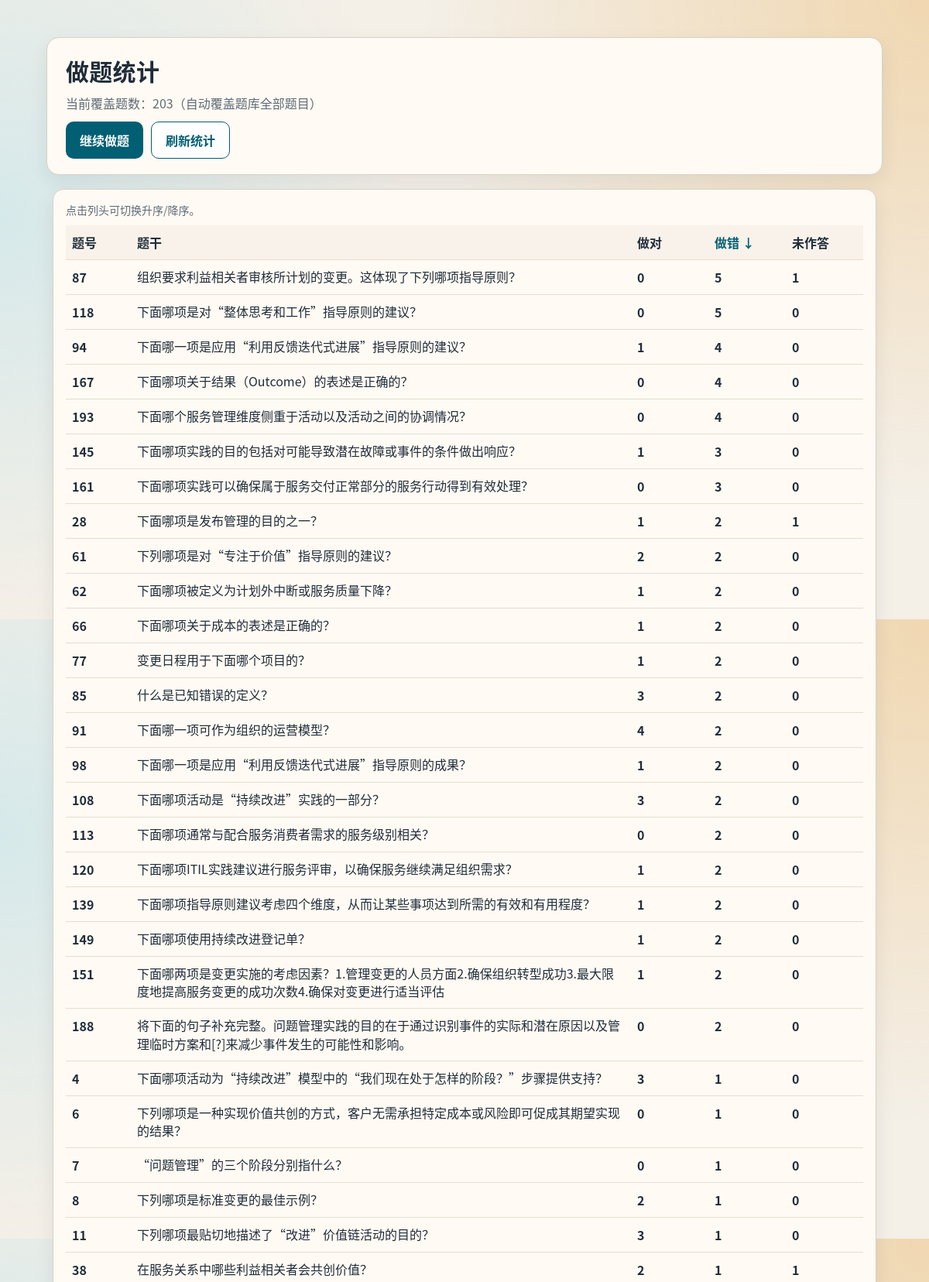
Screenshot of /stats?sort=wrong&order=desc (upper part) with the database file from the repository.
### tables this page shows
CREATE TABLE questions (
            id INTEGER PRIMARY KEY AUTOINCREMENT,
            question_number INTEGER UNIQUE NOT NULL,
            question_text TEXT NOT NULL,
            option_a TEXT NOT NULL,
            option_b TEXT NOT NULL,
            option_c TEXT NOT NULL,
            option_d TEXT NOT NULL,
            correct_answer TEXT NOT NULL CHECK (correct_answer IN ('A', 'B', 'C', 'D'))
        );

### app.py (the view)
@app.route("/stats", methods=["GET"])
def stats_page():
    sync_stats_questions()
    sort_key = request.args.get("sort", "question")
    order = request.args.get("order", "asc")
    rows, normalized_sort, normalized_order = query_stats_rows(sort_key, order)
    next_orders: dict[str, str] = {}
    for key in SORT_FIELD_MAP:
        if key == normalized_sort:
            next_orders[key] = "desc" if normalized_order == "asc" else "asc"
        else:
            next_orders[key] = "asc" if key == "question" else "desc"
    return render_template(
        "stats.html",
        stats_rows=rows,
        total_questions=len(rows),
        sort_key=normalized_sort,
        sort_order=normalized_order,
        next_orders=next_orders,
    )

### app.py (called while the page is built)
def open_db_connection() -> sqlite3.Connection:
    connection = sqlite3.connect(DB_PATH)
    connection.execute("PRAGMA journal_mode=OFF")
    connection.execute("PRAGMA synchronous=OFF")
    return connection

def open_stats_connection() -> sqlite3.Connection:
    connection = sqlite3.connect(STATS_DB_PATH)
    connection.execute("PRAGMA journal_mode=OFF")
    connection.execute("PRAGMA synchronous=OFF")
    return connection

def create_stats_tables(connection: sqlite3.Connection) -> None:
    connection.execute(
        """
        CREATE TABLE IF NOT EXISTS question_stats (
            question_id INTEGER PRIMARY KEY,
            question_number INTEGER UNIQUE NOT NULL,
            correct_count INTEGER NOT NULL DEFAULT 0,
            wrong_count INTEGER NOT NULL DEFAULT 0,
            unanswered_count INTEGER NOT NULL DEFAULT 0,
            updated_at REAL NOT NULL
        )
        """
    )

def get_connection() -> sqlite3.Connection:
    connection = open_db_connection()
    connection.row_factory = sqlite3.Row
    return connection

### templates/stats.html (shortened to what this page needs)
﻿<!doctype html>
<html lang="zh-CN">
<head>
  <link rel="stylesheet" href="{{ url_for('static', filename='style.css') }}">
</head>
<body class="stats-page">
  <header class="page-header">
    <h1>做题统计</h1>
    <p>当前覆盖题数：{{ total_questions }}（自动覆盖题库全部题目）</p>
    <div class="header-actions">
      <a href="{{ url_for('quiz_page') }}" class="primary-btn">继续做题</a>
      <a href="{{ url_for('stats_page') }}" class="secondary-btn">刷新统计</a>
    </div>
  </header>
  <main class="content">
    <section class="card">
      <div class="stats-hint">点击列头可切换升序/降序。</div>
      <div class="stats-table-wrap">
        <table class="stats-table">
          <thead>
            <tr>
              <th>
                <a href="{{ url_for('stats_page', sort='question', order=next_orders['question']) }}" class="sort-link{% if sort_key == 'question' %} active{% endif %}">
                  题号{% if sort_key == 'question' %} {{ '↑' if sort_order == 'asc' else '↓' }}{% endif %}
                </a>
              </th>
              <th>题干</th>
              <th>
                <a href="{{ url_for('stats_page', sort='correct', order=next_orders['correct']) }}" class="sort-link{% if sort_key == 'correct' %} active{% endif %}">
                  做对{% if sort_key == 'correct' %} {{ '↑' if sort_order == 'asc' else '↓' }}{% endif %}
                </a>
              </th>
              <th>
                <a href="{{ url_for('stats_page', sort='wrong', order=next_orders['wrong']) }}" class="sort-link{% if sort_key == 'wrong' %} active{% endif %}">
                  做错{% if sort_key == 'wrong' %} {{ '↑' if sort_order == 'asc' else '↓' }}{% endif %}
                </a>
              </th>
              <th>
                <a href="{{ url_for('stats_page', sort='unanswered', order=next_orders['unanswered']) }}" class="sort-link{% if sort_key == 'unanswered' %} active{% endif %}">
                  未作答{% if sort_key == 'unanswered' %} {{ '↑' if sort_order == 'asc' else '↓' }}{% endif %}
                </a>
              </th>
            </tr>
          </thead>
          <tbody>
            {% for row in stats_rows %}
            <tr>
              <td class="col-number">{{ row.question_number }}</td>
              <td class="col-question">{{ row.question_text }}</td>
              <td class="col-correct">{{ row.correct_count }}</td>
              <td class="col-wrong">{{ row.wrong_count }}</td>
              <td class="col-unanswered">{{ row.unanswered_count }}</td>
            </tr>
            {% endfor %}
          </tbody>
        </table>
      </div>
    </section>
  </main>
</body>
</html>

### static/style.css (style rules this page uses)
:root { --bg: #f4efe7; --panel: #fffaf3; --ink: #1f2d3a; --ink-soft: #5f6b77; --primary: #005f73; --primary-hover: #0a7f96; --accent: #d9a441; --ok-bg: #def4e8; --ok-border: #2b8f62; --bad-bg: #ffe2e2; --bad-border: #c43636; --border: #d9d1c8; --card-shadow: 0 10px 24px rgba(14, 35, 48, 0.08); }
* { box-sizing: border-box; }
body { margin: 0; font-family: "Microsoft YaHei", "PingFang SC", "Noto Sans CJK SC", sans-serif; color: var(--ink); background: radial-gradient(circle at top right, #f0d7b1 0%, transparent 45%), radial-gradient(circle at left 35%, #d6e9ea 0%, transparent 40%), var(--bg); min-height: 100vh; }
.page-header { max-width: 1080px; margin: 24px auto 0; padding: 20px 24px; border: 1px solid var(--border); border-radius: 16px; background: var(--panel); box-shadow: var(--card-shadow); }
.page-header h1 { margin: 0; font-size: 30px; letter-spacing: 0.3px; }
.page-header p { margin: 8px 0 0; color: var(--ink-soft); font-size: 16px; }
.header-actions { display: flex; gap: 10px; flex-wrap: wrap; margin-top: 12px; }
.content { max-width: 1080px; margin: 18px auto 40px; padding: 0 8px; }
.card { padding: 16px; border-radius: 14px; border: 1px solid var(--border); background: var(--panel); box-shadow: var(--card-shadow); }
.primary-btn { display: inline-flex; justify-content: center; align-items: center; padding: 11px 18px; border: none; border-radius: 10px; text-decoration: none; background: var(--primary); color: #fff; font-size: 16px; font-weight: 700; cursor: pointer; }
.secondary-btn { display: inline-flex; justify-content: center; align-items: center; padding: 11px 18px; border: 1px solid var(--primary); border-radius: 10px; text-decoration: none; background: #fff; color: var(--primary); font-size: 16px; font-weight: 700; cursor: pointer; }
.stats-hint { color: var(--ink-soft); margin-bottom: 10px; font-size: 14px; }
.stats-table-wrap { overflow: auto; }
.stats-table { width: 100%; border-collapse: collapse; min-width: 760px; }
.stats-table th, .stats-table td { border-bottom: 1px solid #e4ddd3; padding: 10px 8px; text-align: left; vertical-align: top; }
.stats-table th { background: #f8f2ea; position: sticky; top: 0; z-index: 1; }
.sort-link { text-decoration: none; color: var(--ink); font-weight: 700; }
.sort-link.active { color: var(--primary); }
.col-number { width: 84px; font-weight: 700; }
.col-question { min-width: 420px; line-height: 1.45; }
.col-correct, .col-wrong, .col-unanswered { width: 100px; font-weight: 700; }

### rows the page displays
questions: question_number "87", question_text "组织要求利益相关者审核所计划的变更。这体现了下列哪项指导原则？", correct_count "0", wrong_count "5", unanswered_count "1"
questions: question_number "118", question_text "下面哪项是对“整体思考和工作”指导原则的建议？", correct_count "0", wrong_count "5", unanswered_count "0"
questions: question_number "94", question_text "下面哪一项是应用“利用反馈迭代式进展”指导原则的建议？", correct_count "1", wrong_count "4", unanswered_count "0"
questions: question_number "167", question_text "下面哪项关于结果（Outcome）的表述是正确的？", correct_count "0", wrong_count "4", unanswered_count "0"
questions: question_number "193", question_text "下面哪个服务管理维度侧重于活动以及活动之间的协调情况？", correct_count "0", wrong_count "4", unanswered_count "0"
questions: question_number "145", question_text "下面哪项实践的目的包括对可能导致潜在故障或事件的条件做出响应？", correct_count "1", wrong_count "3", unanswered_count "0"
questions: question_number "161", question_text "下面哪项实践可以确保属于服务交付正常部分的服务行动得到有效处理？", correct_count "0", wrong_count "3", unanswered_count "0"
questions: question_number "28", question_text "下面哪项是发布管理的目的之一？", correct_count "1", wrong_count "2", unanswered_count "1"
questions: question_number "61", question_text "下列哪项是对“专注于价值”指导原则的建议？", correct_count "2", wrong_count "2", unanswered_count "0"
questions: question_number "62", question_text "下面哪项被定义为计划外中断或服务质量下降？", correct_count "1", wrong_count "2", unanswered_count "0"
questions: question_number "66", question_text "下面哪项关于成本的表述是正确的？", correct_count "1", wrong_count "2", unanswered_count "0"
questions: question_number "77", question_text "变更日程用于下面哪个项目的？", correct_count "1", wrong_count "2", unanswered_count "0"
questions: question_number "85", question_text "什么是已知错误的定义？", correct_count "3", wrong_count "2", unanswered_count "0"
questions: question_number "91", question_text "下面哪一项可作为组织的运营模型？", correct_count "4", wrong_count "2", unanswered_count "0"
questions: question_number "98", question_text "下面哪一项是应用“利用反馈迭代式进展”指导原则的成果？", correct_count "1", wrong_count "2", unanswered_count "0"
questions: question_number "108", question_text "下面哪项活动是“持续改进”实践的一部分？", correct_count "3", wrong_count "2", unanswered_count "0"
questions: question_number "113", question_text "下面哪项通常与配合服务消费者需求的服务级别相关？", correct_count "0", wrong_count "2", unanswered_count "0"
questions: question_number "120", question_text "下面哪项ITIL实践建议进行服务评审，以确保服务继续满足组织需求？", correct_count "1", wrong_count "2", unanswered_count "0"
questions: question_number "139", question_text "下面哪项指导原则建议考虑四个维度，从而让某些事项达到所需的有效和有用程度？", correct_count "1", wrong_count "2", unanswered_count "0"
questions: question_number "149", question_text "下面哪项使用持续改进登记单？", correct_count "1", wrong_count "2", unanswered_count "0"
questions: question_number "151", question_text "下面哪两项是变更实施的考虑因素？1.管理变更的人员方面2.确保组织转型成功3.最大限度地提高服务变更的成功次数4.确保对变更进行适当评估", correct_count "1", wrong_count "2", unanswered_count "0"
questions: question_number "188", question_text "将下面的句子补充完整。问题管理实践的目的在于通过识别事件的实际和潜在原因以及管理临时方案和[?]来减少事件发生的可能性和影响。", correct_count "0", wrong_count "2", unanswered_count "0"
questions: question_number "4", question_text "下面哪项活动为“持续改进”模型中的“我们现在处于怎样的阶段？”步骤提供支持？", correct_count "3", wrong_count "1", unanswered_count "0"
questions: question_number "6", question_text "下列哪项是一种实现价值共创的方式，客户无需承担特定成本或风险即可促成其期望实现的结果？", correct_count "0", wrong_count "1", unanswered_count "0"
questions: question_number "7", question_text "“问题管理”的三个阶段分别指什么？", correct_count "0", wrong_count "1", unanswered_count "0"
questions: question_number "8", question_text "下列哪项是标准变更的最佳示例？", correct_count "2", wrong_count "1", unanswered_count "0"
questions: question_number "11", question_text "下列哪项最贴切地描述了“改进”价值链活动的目的？", correct_count "3", wrong_count "1", unanswered_count "0"
questions: question_number "38", question_text "在服务关系中哪些利益相关者会共创价值？", correct_count "2", wrong_count "1", unanswered_count "1"

### other values shown
{{ total_questions }} "203"
{{ '↑' if sort_order == 'asc' else '↓' }} "↓"
